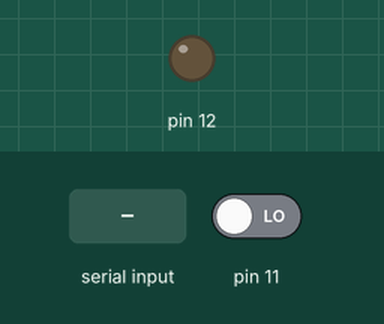
This sketch was run on a simulated Arduino Uno, built with avr-gcc and run on an emulated ATmega328P. Parts: output pins drawn as LEDs (lit = HIGH). The test bench sets the inputs (shaded band); at power-on: pin 11 LOW.

Above: at 1.2 s.
1.3 s: "p" received over Serial
At 3.5 s:
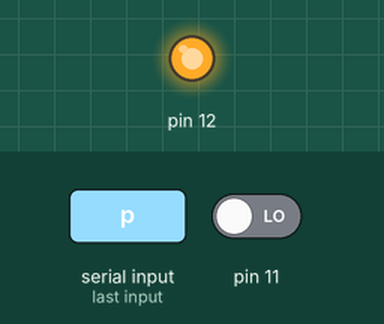
3.8 s: pin 11 driven HIGH
At 4.7 s:
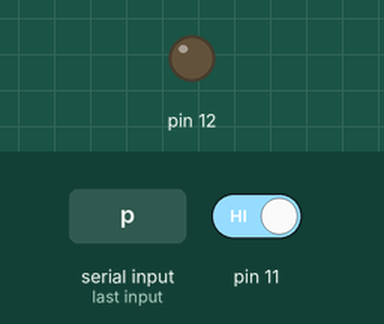
Timing chart, 0 to 6.8 s (numbered marks = the images above; inputs shaded):
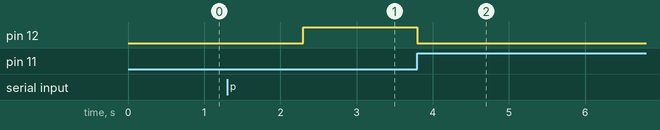

The sketch:

2ndArduino.ino
```cpp
// Second Arduino's code. Please look at the circuit schema at README.md
void setup(){
  Serial.begin(115200); // Started serial connetion with Discord Bot
  pinMode(12,OUTPUT);
  pinMode(11,INPUT);
  digitalWrite(12,0);
}
void loop(){
  if(digitalRead(11) == HIGH){
    digitalWrite(12,0);
  }
  if(Serial.available() > 0){
    String comerMsg = Serial.readString();
    if(comerMsg == "p"){
      digitalWrite(12,1);
    }
  }
}
```

Measured:
- after the input at 1.3 s, pin 12: LOW → HIGH after 1.0 s
- after the input at 3.8 s, pin 12: HIGH → LOW at once
